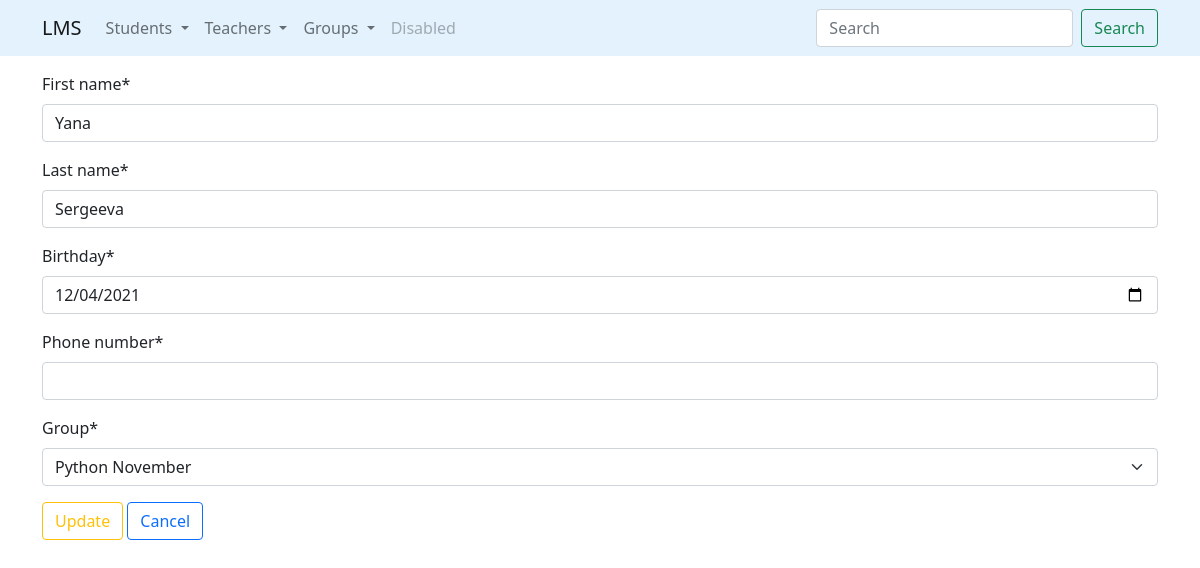
/students/update/2/, run on the app's committed database.
### students/models.py (models this page shows, shortened)
class Students(models.Model):
    first_name = models.CharField(
        max_length=100,
        validators=[MinLengthValidator(2)]
    )
    last_name = models.CharField(
        max_length=100,
        validators=[MinLengthValidator(2)]
    )
    age = models.IntegerField()
    birthday = models.DateField(
        default=datetime.date.today,
        validators=[AdultValidator(20)]
    )
    phone_number = models.CharField(
        max_length=20,
        default='',
        validators=[
            MinLengthValidator(7),
            unique_number_validator
        ]
    )
    enroll_date = models.DateField(default=datetime.date.today)
    graduate_date = models.DateField(default=datetime.date.today)
    group = models.ForeignKey(
        Group,
        on_delete=models.SET_NULL,
        null=True,
        related_name='students'
    )

### students/views.py (the view)
# urls.py: path('update/<int:pk>/', update_student, name='update'),           # U
def update_student(request, pk):
    student = get_object_or_404(Students, id=pk)
    if request.method == 'GET':
        form = StudentCreateForm(instance=student)
    elif request.method == 'POST':
        form = StudentCreateForm(data=request.POST, instance=student)
        if form.is_valid():
            form.save()
            return HttpResponseRedirect(reverse('students:list'))
    return render(request, 'students/update.html', {'form': form})

### students/forms.py (shortened to what this page needs)
class StudentCreateForm(forms.ModelForm):
    class Meta:
        model = Students
        fields = [
            'first_name',
            'last_name',
            'birthday',
            'phone_number',
            'group'
        ]
        widgets = {
            'birthday': forms.DateInput(attrs={'type': 'date'})
        }

### groups/models.py (called while the page is built)
    def __str__(self):
        return self.group_name

### students/templates/students/update.html (shortened to what this page needs)
{% extends 'base.html' %}
{% load crispy_forms_tags %}
{% block content %}
    <form method="post">
        {{ form | crispy }}
        <input class="btn btn-outline-warning" type="submit" value="Update">
        <a class="btn btn-outline-primary" href="{% url 'students:list' %}">Cancel</a>
    </form>
{% endblock %}

### data on the page
Students: first_name "Yana", last_name "Sergeeva", birthday "12/04/2021", group "Python November"
